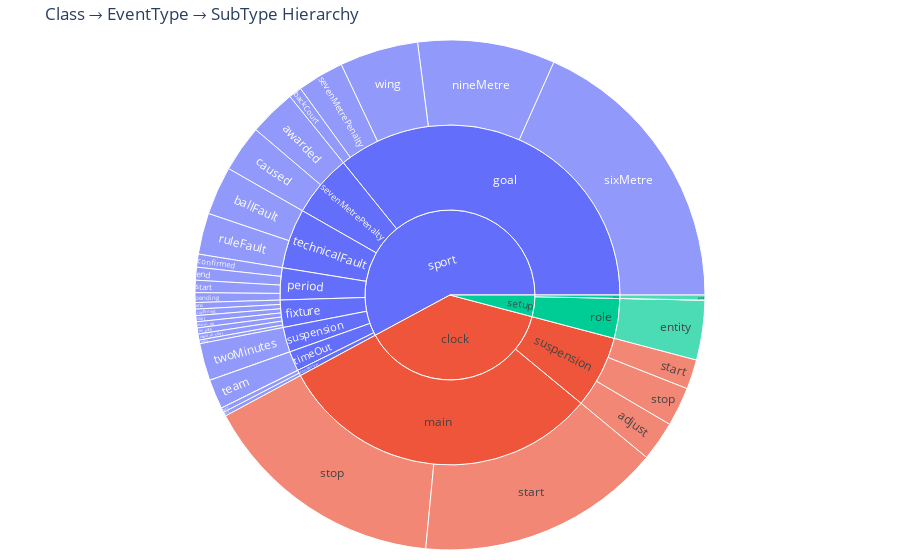
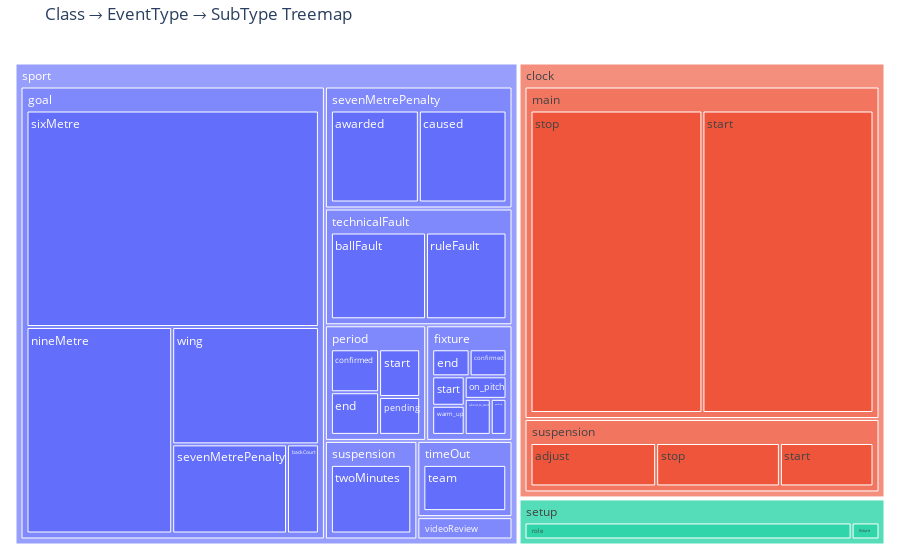
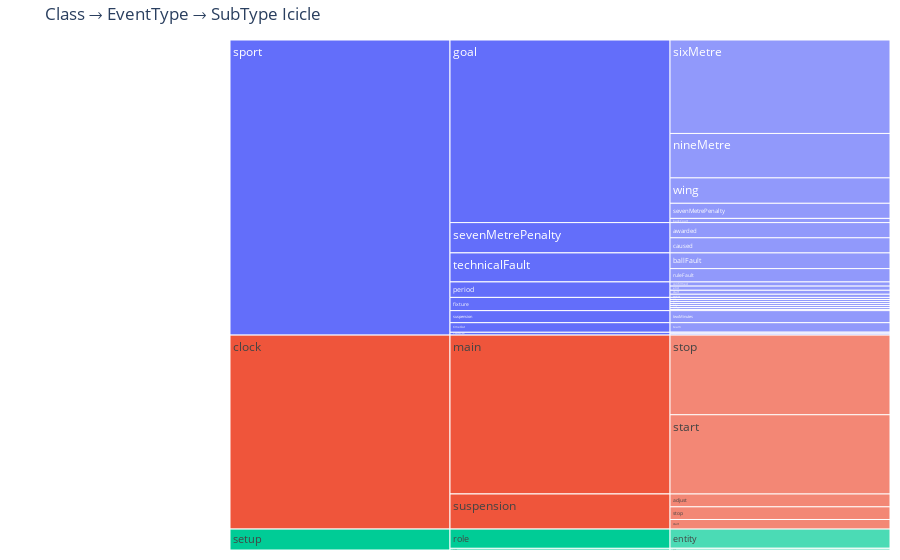

These figures' notebook cell, in order:
### Code cell
import plotly.express as px

df_filtered = df[["data.class", "data.eventType", "data.subType"]].dropna()


fig = px.sunburst(
    df_filtered,
    path=["data.class", "data.eventType", "data.subType"],
    values=None,  # or use a 'count' column if pre-aggregated
    title="Class → EventType → SubType Hierarchy"
)
fig.update_layout(margin=dict(t=40, l=10, r=10, b=10))
fig.show()

fig = px.treemap(
    df_filtered,
    path=["data.class", "data.eventType", "data.subType"],
    values=None,  # or 'count'
    title="Class → EventType → SubType Treemap"
)
fig.update_layout(margin=dict(t=40, l=10, r=10, b=10))
fig.show()


fig = px.icicle(
    df_filtered,
    path=["data.class", "data.eventType", "data.subType"],
    values=None,
    title="Class → EventType → SubType Icicle"
)
fig.update_layout(margin=dict(t=40, l=10, r=10, b=10))
fig.show()

### Figure 1 — Plotly figure (JSON) as saved in the notebook; plotly's stock layout.template omitted (floating-point values rounded to 4 significant figures)
{"data": [{"branchvalues": "total", "domain": {"x": [0, 1], "y": [0, 1]}, "hovertemplate": "labels=%{label}<br>count=%{value}<br>parent=%{parent}<br>id=%{id}<extra></extra>", "ids": ["setup/role/entity", "sport/fixture/pending", "sport/period/pending", "sport/fixture/on_pitch", "sport/fixture/warm_up", "sport/fixture/start", "sport/period/start", "clock/main/start", "sport/goal/sixMetre", "sport/goal/nineMetre", "sport/sevenMetrePenalty/caused", "sport/sevenMetrePenalty/awarded", "sport/goal/sevenMetrePenalty", "sport/goal/wing", "clock/main/stop", "sport/technicalFault/ruleFault", "clock/suspension/start", "clock/suspension/adjust", "sport/suspension/twoMinutes", "clock/suspension/stop", "sport/timeOut/team", "sport/technicalFault/ballFault", "sport/goal/backCourt", "sport/period/end", "sport/period/confirmed", "setup/fixture/post", "sport/videoReview/start", "sport/videoReview/end", "sport/fixture/end", "sport/fixture/confirmed", "sport/fixture/about_to_start", "setup/role/fixture", "sport/timeOut/official", "sport/suspension/fourMinutes", "setup/role", "sport/fixture", "sport/period", "clock/main", "sport/goal", "sport/sevenMetrePenalty", "sport/technicalFault", "clock/suspension", "sport/suspension", "sport/timeOut", "setup/fixture", "sport/videoReview", "setup", "sport", "clock"], "labels": ["entity", "pending", "pending", "on_pitch", "warm_up", "start", "start", "start", "sixMetre", "nineMetre", "caused", "awarded", "sevenMetrePenalty", "wing", "stop", "ruleFault", "start", "adjust", "twoMinutes", "stop", "team", "ballFault", "backCourt", "end", "confirmed", "post", "start", "end", "end", "confirmed", "about_to_start", "fixture", "official", "fourMinutes", "role", "fixture", "period", "main", "goal", "sevenMetrePenalty", "technicalFault", "suspension", "suspension", "timeOut", "fixture", "videoReview", "setup", "sport", "clock"], "name": "", "parents": ["setup/role", "sport/fixture", "sport/period", "sport/fixture", "sport/fixture", "sport/fixture", "sport/period", "clock/main", "sport/goal", "sport/goal", "sport/sevenMetrePenalty", "sport/sevenMetrePenalty", "sport/goal", "sport/goal", "clock/main", "sport/technicalFault", "clock/suspension", "clock/suspension", "sport/suspension", "clock/suspension", "sport/timeOut", "sport/technicalFault", "sport/goal", "sport/period", "sport/period", "setup/fixture", "sport/videoReview", "sport/videoReview", "sport/fixture", "sport/fixture", "sport/fixture", "setup/role", "sport/timeOut", "sport/suspension", "setup", "sport", "sport", "clock", "sport", "sport", "sport", "clock", "sport", "sport", "setup", "sport", "", "", ""], "type": "sunburst", "values": [2530, 155, 415, 257, 258, 261, 522, 10399, 12267, 5829, 1986, 1992, 1983, 3336, 10450, 1746, 1257, 1687, 1583, 1662, 1257, 2061, 551, 547, 551, 216, 197, 173, 276, 272, 256, 2, 4, 1, 2532, 1735, 2035, 20849, 23966, 3978, 3807, 4606, 1584, 1261, 216, 370, 2748, 38736, 25455]}], "layout": {"legend": {"tracegroupgap": 0}, "margin": {"b": 10, "l": 10, "r": 10, "t": 40}, "title": {"text": "Class → EventType → SubType Hierarchy"}}}

### Figure 2 — Plotly figure (JSON) as saved in the notebook; plotly's stock layout.template omitted (floating-point values rounded to 4 significant figures)
{"data": [{"branchvalues": "total", "domain": {"x": [0, 1], "y": [0, 1]}, "hovertemplate": "labels=%{label}<br>count=%{value}<br>parent=%{parent}<br>id=%{id}<extra></extra>", "ids": ["setup/role/entity", "sport/fixture/pending", "sport/period/pending", "sport/fixture/on_pitch", "sport/fixture/warm_up", "sport/fixture/start", "sport/period/start", "clock/main/start", "sport/goal/sixMetre", "sport/goal/nineMetre", "sport/sevenMetrePenalty/caused", "sport/sevenMetrePenalty/awarded", "sport/goal/sevenMetrePenalty", "sport/goal/wing", "clock/main/stop", "sport/technicalFault/ruleFault", "clock/suspension/start", "clock/suspension/adjust", "sport/suspension/twoMinutes", "clock/suspension/stop", "sport/timeOut/team", "sport/technicalFault/ballFault", "sport/goal/backCourt", "sport/period/end", "sport/period/confirmed", "setup/fixture/post", "sport/videoReview/start", "sport/videoReview/end", "sport/fixture/end", "sport/fixture/confirmed", "sport/fixture/about_to_start", "setup/role/fixture", "sport/timeOut/official", "sport/suspension/fourMinutes", "setup/role", "sport/fixture", "sport/period", "clock/main", "sport/goal", "sport/sevenMetrePenalty", "sport/technicalFault", "clock/suspension", "sport/suspension", "sport/timeOut", "setup/fixture", "sport/videoReview", "setup", "sport", "clock"], "labels": ["entity", "pending", "pending", "on_pitch", "warm_up", "start", "start", "start", "sixMetre", "nineMetre", "caused", "awarded", "sevenMetrePenalty", "wing", "stop", "ruleFault", "start", "adjust", "twoMinutes", "stop", "team", "ballFault", "backCourt", "end", "confirmed", "post", "start", "end", "end", "confirmed", "about_to_start", "fixture", "official", "fourMinutes", "role", "fixture", "period", "main", "goal", "sevenMetrePenalty", "technicalFault", "suspension", "suspension", "timeOut", "fixture", "videoReview", "setup", "sport", "clock"], "name": "", "parents": ["setup/role", "sport/fixture", "sport/period", "sport/fixture", "sport/fixture", "sport/fixture", "sport/period", "clock/main", "sport/goal", "sport/goal", "sport/sevenMetrePenalty", "sport/sevenMetrePenalty", "sport/goal", "sport/goal", "clock/main", "sport/technicalFault", "clock/suspension", "clock/suspension", "sport/suspension", "clock/suspension", "sport/timeOut", "sport/technicalFault", "sport/goal", "sport/period", "sport/period", "setup/fixture", "sport/videoReview", "sport/videoReview", "sport/fixture", "sport/fixture", "sport/fixture", "setup/role", "sport/timeOut", "sport/suspension", "setup", "sport", "sport", "clock", "sport", "sport", "sport", "clock", "sport", "sport", "setup", "sport", "", "", ""], "type": "treemap", "values": [2530, 155, 415, 257, 258, 261, 522, 10399, 12267, 5829, 1986, 1992, 1983, 3336, 10450, 1746, 1257, 1687, 1583, 1662, 1257, 2061, 551, 547, 551, 216, 197, 173, 276, 272, 256, 2, 4, 1, 2532, 1735, 2035, 20849, 23966, 3978, 3807, 4606, 1584, 1261, 216, 370, 2748, 38736, 25455]}], "layout": {"legend": {"tracegroupgap": 0}, "margin": {"b": 10, "l": 10, "r": 10, "t": 40}, "title": {"text": "Class → EventType → SubType Treemap"}}}

### Figure 3 — Plotly figure (JSON) as saved in the notebook; plotly's stock layout.template omitted (floating-point values rounded to 4 significant figures)
{"data": [{"branchvalues": "total", "domain": {"x": [0, 1], "y": [0, 1]}, "hovertemplate": "labels=%{label}<br>count=%{value}<br>parent=%{parent}<br>id=%{id}<extra></extra>", "ids": ["setup/role/entity", "sport/fixture/pending", "sport/period/pending", "sport/fixture/on_pitch", "sport/fixture/warm_up", "sport/fixture/start", "sport/period/start", "clock/main/start", "sport/goal/sixMetre", "sport/goal/nineMetre", "sport/sevenMetrePenalty/caused", "sport/sevenMetrePenalty/awarded", "sport/goal/sevenMetrePenalty", "sport/goal/wing", "clock/main/stop", "sport/technicalFault/ruleFault", "clock/suspension/start", "clock/suspension/adjust", "sport/suspension/twoMinutes", "clock/suspension/stop", "sport/timeOut/team", "sport/technicalFault/ballFault", "sport/goal/backCourt", "sport/period/end", "sport/period/confirmed", "setup/fixture/post", "sport/videoReview/start", "sport/videoReview/end", "sport/fixture/end", "sport/fixture/confirmed", "sport/fixture/about_to_start", "setup/role/fixture", "sport/timeOut/official", "sport/suspension/fourMinutes", "setup/role", "sport/fixture", "sport/period", "clock/main", "sport/goal", "sport/sevenMetrePenalty", "sport/technicalFault", "clock/suspension", "sport/suspension", "sport/timeOut", "setup/fixture", "sport/videoReview", "setup", "sport", "clock"], "labels": ["entity", "pending", "pending", "on_pitch", "warm_up", "start", "start", "start", "sixMetre", "nineMetre", "caused", "awarded", "sevenMetrePenalty", "wing", "stop", "ruleFault", "start", "adjust", "twoMinutes", "stop", "team", "ballFault", "backCourt", "end", "confirmed", "post", "start", "end", "end", "confirmed", "about_to_start", "fixture", "official", "fourMinutes", "role", "fixture", "period", "main", "goal", "sevenMetrePenalty", "technicalFault", "suspension", "suspension", "timeOut", "fixture", "videoReview", "setup", "sport", "clock"], "name": "", "parents": ["setup/role", "sport/fixture", "sport/period", "sport/fixture", "sport/fixture", "sport/fixture", "sport/period", "clock/main", "sport/goal", "sport/goal", "sport/sevenMetrePenalty", "sport/sevenMetrePenalty", "sport/goal", "sport/goal", "clock/main", "sport/technicalFault", "clock/suspension", "clock/suspension", "sport/suspension", "clock/suspension", "sport/timeOut", "sport/technicalFault", "sport/goal", "sport/period", "sport/period", "setup/fixture", "sport/videoReview", "sport/videoReview", "sport/fixture", "sport/fixture", "sport/fixture", "setup/role", "sport/timeOut", "sport/suspension", "setup", "sport", "sport", "clock", "sport", "sport", "sport", "clock", "sport", "sport", "setup", "sport", "", "", ""], "type": "icicle", "values": [2530, 155, 415, 257, 258, 261, 522, 10399, 12267, 5829, 1986, 1992, 1983, 3336, 10450, 1746, 1257, 1687, 1583, 1662, 1257, 2061, 551, 547, 551, 216, 197, 173, 276, 272, 256, 2, 4, 1, 2532, 1735, 2035, 20849, 23966, 3978, 3807, 4606, 1584, 1261, 216, 370, 2748, 38736, 25455]}], "layout": {"legend": {"tracegroupgap": 0}, "margin": {"b": 10, "l": 10, "r": 10, "t": 40}, "title": {"text": "Class → EventType → SubType Icicle"}}}
